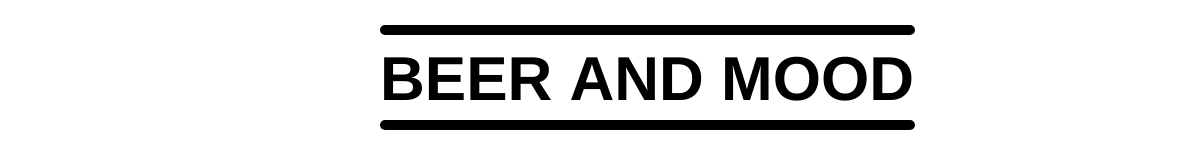
Frame 1 (no input)
Frame 60 (no input): identical to frame 1, image omitted
Frame 120 (the mouse pressed at the canvas centre since frame 60): identical to frame 1, image omitted

The p5.js sketch that drew this single still picture (run headless with seeded random() and noise() and a simulated clock; from frame 60 on, the mouse is pressed at the canvas centre):

// p5.js sketch
// ── sketch.js
function setup() {
  createCanvas(windowWidth, 160);
  rgbSlider();
}
function rgbSlider() {
  rSlider = createSlider(0, 255, 255);
  rSlider.position(20, 1150);
  gSlider = createSlider(0, 255, 255);
  gSlider.position(20, 1180);
  bSlider = createSlider(0, 255, 255);
  bSlider.position(20, 1210);
}
let rSlider, gSlider, bSlider;
function draw() {
  const r = rSlider.value();
  const g = gSlider.value();
  const b = bSlider.value();
  background(r, g, b);
  text("", rSlider.x * 2 + rSlider.width, 255);
  text("", gSlider.x * 2 + gSlider.width, 255);
  text("", bSlider.x * 2 + bSlider.width, 255);

  textSize(62);
  textStyle(BOLD);
  text("BEER AND MOOD", 380, 100);
  fill(0);
  strokeWeight(10);
  line(385, 30, 910, 30);
  strokeWeight(10);
  line(385, 125, 910, 125);
}

function windowResized() {
  resizeCanvas(windowWidth, windowHeight);
}

// ── style.css
* {
  box-sizing: border-box;
}

body {
  font-size: 1.1em;
  font-family: sans-serif, Arial, Helvetica;
}
p {
  padding-left: 1em;
}

h1 {
  text-align: center;

  text-decoration: underline;
}
#kitchen {
  background-color: #d62246;
  width: 33%;
  padding-left: 0.5em;
  float: left;
}
#bar {
  background-color: #d4f4dd;
  width: 33%;
  padding-left: 0.5em;
  float: left;
}
#chemical {
  background-color: #17bebb;
  width: 33%;
  padding-left: 0.5em;
  float: left;
}
.clearfix::after {
  content: "";
  clear: both;
  display: table;
}
#BaM_on_map {
  height: 360px;
}
